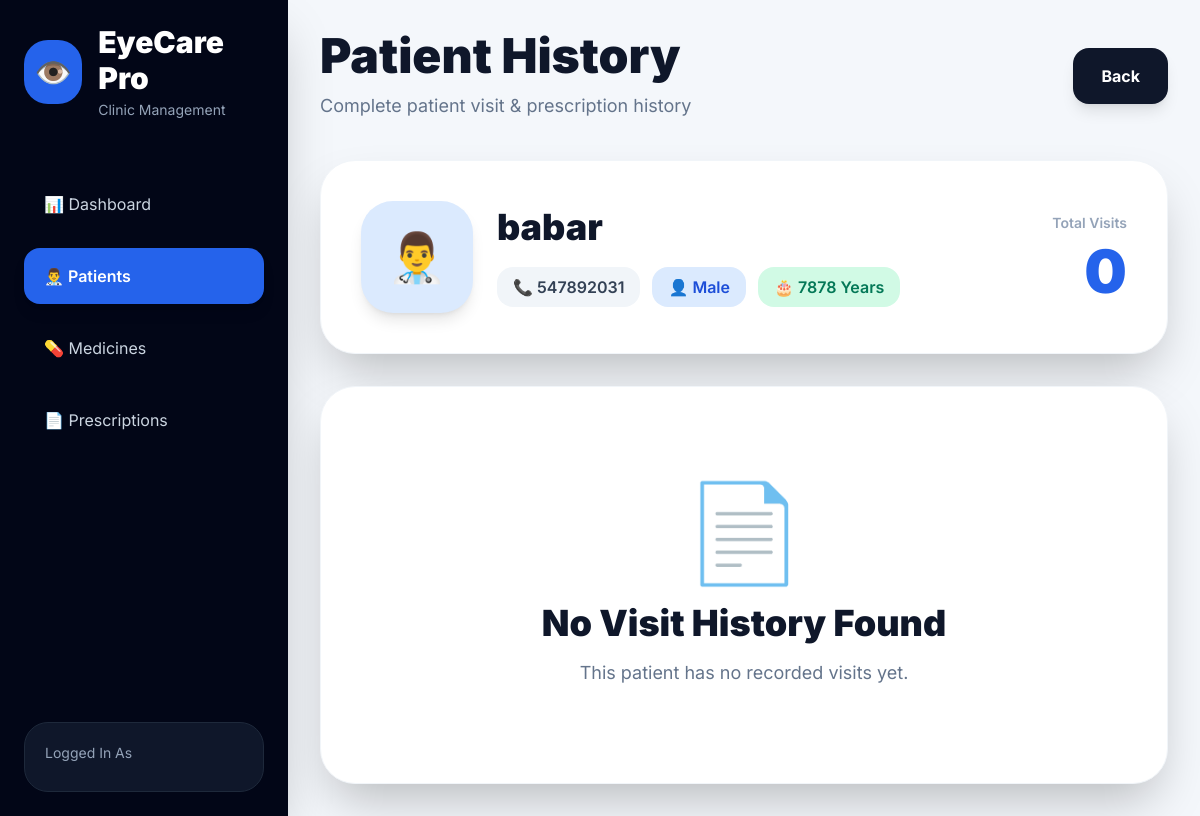
The page /prescriptions/patient-history/8/ on the database as committed earlier.
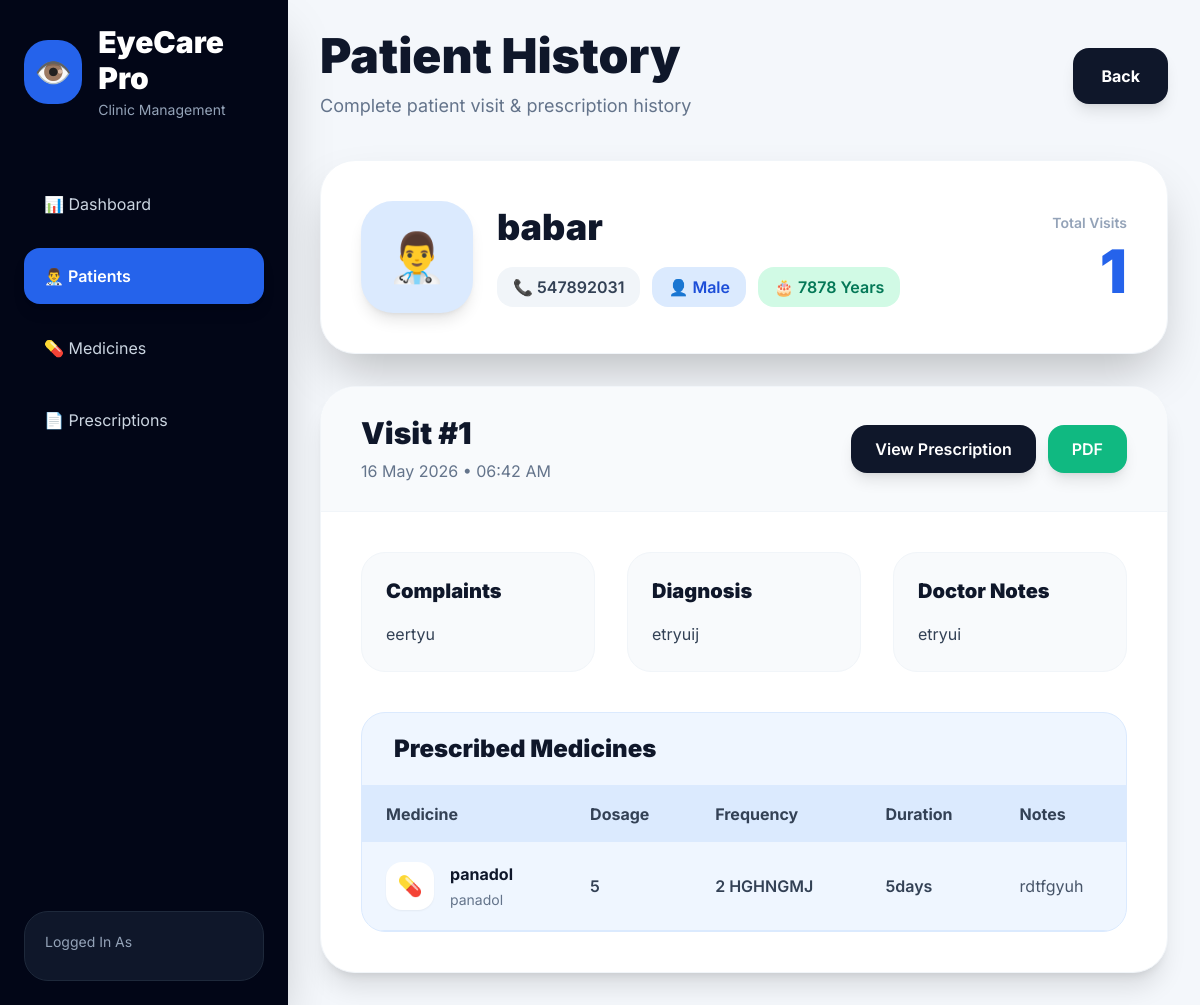
The same page on the database as committed later.
### prescriptions/models.py (models this page shows, shortened)
class Visit(models.Model):
    patient = models.ForeignKey(
        Patient,
        on_delete=models.CASCADE,
        related_name='visits'
    )
    doctor = models.ForeignKey(
        User,
        on_delete=models.SET_NULL,
        null=True,
        blank=True
    )
    complaints = models.TextField(
        blank=True,
        null=True
    )
    diagnosis = models.TextField(
        blank=True,
        null=True
    )
    notes = models.TextField(
        blank=True,
        null=True
    )
    visit_date = models.DateTimeField(
        auto_now_add=True
    )

class PrescriptionItem(models.Model):
    prescription = models.ForeignKey(
        Prescription,
        on_delete=models.CASCADE,
        related_name='items'
    )
    medicine = models.ForeignKey(
        Medicine,
        on_delete=models.CASCADE
    )
    dosage = models.CharField(
        max_length=100
    )
    frequency = models.CharField(
        max_length=100
    )
    duration = models.CharField(
        max_length=100
    )
    notes = models.CharField(
        max_length=255,
        blank=True,
        null=True
    )

### medicines/models.py (models this page shows, shortened)
class Medicine(models.Model):
    name = models.CharField(
        max_length=200,
        unique=True
    )
    generic_name = models.CharField(
        max_length=200,
        blank=True,
        null=True
    )
    company = models.CharField(
        max_length=200,
        blank=True,
        null=True
    )
    price = models.DecimalField(
        max_digits=10,
        decimal_places=2,
        default=0
    )
    description = models.TextField(
        blank=True,
        null=True
    )
    created_at = models.DateTimeField(
        auto_now_add=True
    )

### prescriptions/views.py (the view)
def patient_history(request, patient_id):
    patient = get_object_or_404(
        Patient,
        id=patient_id
    )
    visits = patient.visits.all().order_by('-id')
    context = {
        'patient': patient,
        'visits': visits
    }
    return render(
        request,
        'patient_history.html',
        context
    )

### Userclinic/context_processors.py (called while the page is built)
def user_role(request):
    role = ''
    try:
        if request.user.is_authenticated:
            role = request.user.profile.role
    except Exception:
        role = ''
    return {
        'user_role': role,
        'is_admin': role == 'ADMIN',
        'is_consultant': role == 'CONSULTANT',
    }

### templates/patient_history.html (shortened to what the changed rows need)
<!DOCTYPE html>
<html lang="en">
<head>
    <script src="https://cdn.tailwindcss.com"></script>
</head>
<body>
<div class="flex min-h-screen">
    <aside class="w-72 bg-slate-950 text-white p-6 flex flex-col justify-between shadow-2xl">
        <div>
            <div class="mb-14">
                <div class="flex items-center gap-4">
                    <div>
                        <h1 class="text-3xl font-black">
                            EyeCare Pro
                        </h1>
                    </div>
                </div>
            </div>
        </div>
    </aside>
    <main class="flex-1 p-8 overflow-y-auto">
        <div class="flex justify-between items-center mb-10">
            <div>
                <h1 class="text-5xl font-black text-slate-900">
                    Patient History
                </h1>
            </div>
        </div>
        <div class="bg-white rounded-[35px] shadow-2xl border border-slate-100 overflow-hidden mb-8">
            <div class="p-10">
                <div class="flex flex-col lg:flex-row lg:items-center lg:justify-between gap-8">
                    <div class="flex items-center gap-6">
                        <div>
                            <h2 class="text-4xl font-black text-slate-900">
                                {{ patient.name }}
                            </h2>
                        </div>
                    </div>
                    <div class="text-right">
                        <p class="text-slate-400 text-sm font-semibold mb-2">
                            Total Visits
                        </p>
                        <h3 class="text-6xl font-black text-blue-600">
                            {{ visits.count }}
                        </h3>
                    </div>
                </div>
            </div>
        </div>
        <div class="space-y-8">
            {% for visit in visits %}
            <div class="bg-white rounded-[35px] shadow-xl border border-slate-100 overflow-hidden">
                <div class="flex flex-col lg:flex-row lg:items-center lg:justify-between gap-5 px-10 py-7 border-b border-slate-100 bg-slate-50">
                    <div>
                        <h2 class="text-3xl font-black text-slate-900">
                            Visit #{{ forloop.counter }}
                        </h2>
                        <p class="text-slate-500 mt-2">
                            {{ visit.visit_date|date:"d M Y" }}
                            •
                            {{ visit.visit_date|time:"h:i A" }}
                        </p>
                    </div>
                    <div class="flex flex-wrap gap-3">
                        <a href="{% url 'prescription_detail' visit.prescription.id %}"
                           class="bg-slate-900 hover:bg-black smooth text-white px-6 py-3 rounded-2xl font-semibold shadow-lg">
                            View Prescription
                        </a>
                        <a href="{% url 'prescription_pdf' visit.prescription.id %}"
                           class="bg-emerald-500 hover:bg-emerald-600 smooth text-white px-6 py-3 rounded-2xl font-semibold shadow-lg">
                            PDF
                        </a>
                    </div>
                </div>
                <div class="p-10 grid grid-cols-1 lg:grid-cols-3 gap-8">
                    <div class="bg-slate-50 rounded-3xl p-6 border border-slate-100">
                        <h3 class="text-xl font-black text-slate-900 mb-4">
                            Complaints
                        </h3>
                        <p class="text-slate-700 leading-relaxed">
                            {{ visit.complaints|default:"No complaints added." }}
                        </p>
                    </div>
                    <div class="bg-slate-50 rounded-3xl p-6 border border-slate-100">
                        <h3 class="text-xl font-black text-slate-900 mb-4">
                            Diagnosis
                        </h3>
                        <p class="text-slate-700 leading-relaxed">
                            {{ visit.diagnosis|default:"No diagnosis added." }}
                        </p>
                    </div>
                    <div class="bg-slate-50 rounded-3xl p-6 border border-slate-100">
                        <h3 class="text-xl font-black text-slate-900 mb-4">
                            Doctor Notes
                        </h3>
                        <p class="text-slate-700 leading-relaxed">
                            {{ visit.notes|default:"No notes added." }}
                        </p>
                    </div>
                </div>
                <div class="px-10 pb-10">
                    <div class="bg-blue-50 rounded-3xl border border-blue-100 overflow-hidden">
                        <div class="px-8 py-5 border-b border-blue-100">
                            <h3 class="text-2xl font-black text-slate-900">
                                Prescribed Medicines
                            </h3>
                        </div>
                        <div class="overflow-x-auto">
                            <table class="w-full">
                                <thead class="bg-blue-100">
                                    <tr>
                                        <th class="text-left px-6 py-4 text-slate-700 font-bold">
                                            Medicine
                                        </th>
                                        <th class="text-left px-6 py-4 text-slate-700 font-bold">
                                            Dosage
                                        </th>
                                        <th class="text-left px-6 py-4 text-slate-700 font-bold">
                                            Frequency
                                        </th>
                                        <th class="text-left px-6 py-4 text-slate-700 font-bold">
                                            Duration
                                        </th>
                                        <th class="text-left px-6 py-4 text-slate-700 font-bold">
                                            Notes
                                        </th>
                                    </tr>
                                </thead>
                                <tbody>
                                    {% for item in visit.prescription.items.all %}
                                    <tr class="border-b border-blue-100 hover:bg-white smooth">
                                        <td class="px-6 py-5">
                                            <div class="flex items-center gap-4">
                                                <div class="w-12 h-12 rounded-2xl bg-white flex items-center justify-center text-xl shadow-sm">
                                                    💊
                                                </div>
                                                <div>
                                                    <h3 class="font-bold text-slate-900">
                                                        {{ item.medicine.name }}
                                                    </h3>
                                                    <p class="text-sm text-slate-500 mt-1">
                                                        {{ item.medicine.company }}
                                                    </p>
                                                </div>
                                            </div>
                                        </td>
                                        <td class="px-6 py-5 text-slate-700 font-semibold">
                                            {{ item.dosage }}
                                        </td>
                                        <td class="px-6 py-5 text-slate-700 font-semibold">
                                            {{ item.frequency }}
                                        </td>
                                        <td class="px-6 py-5 text-slate-700 font-semibold">
                                            {{ item.duration }}
                                        </td>
                                        <td class="px-6 py-5 text-slate-600">
                                            {{ item.notes|default:"-" }}
                                        </td>
                                    </tr>
                                    {% endfor %}
                                </tbody>
                            </table>
                        </div>
                    </div>
                </div>
            </div>
            {% empty %}
            <div class="bg-white rounded-[35px] shadow-2xl border border-slate-100 py-24">
                <div class="flex flex-col items-center text-center">
                    <div class="text-8xl mb-6">
                        📄
                    </div>
                    <h2 class="text-4xl font-black text-slate-900">
                        No Visit History Found
                    </h2>
                    <p class="text-slate-500 text-lg mt-4">
                        This patient has no recorded visits yet.
                    </p>
                </div>
            </div>
            {% endfor %}
        </div>
    </main>
</div>
</body>
</html>

Rows that differ between the two databases and show on the page:
added Visit: visit_date "16 May 2026", visit_date "06:42 AM", complaints "eertyu", diagnosis "etryuij", notes "etryui"
added PrescriptionItem: medicine.name "panadol", medicine.company "panadol", dosage "5", frequency "2 HGHNGMJ", duration "5days", notes "rdtfgyuh"
Other text that changed with them:
{{ visits.count }}: "0" → "1"
text no longer shown: "📄 No Visit History Found This patient has no recorded visits yet."
